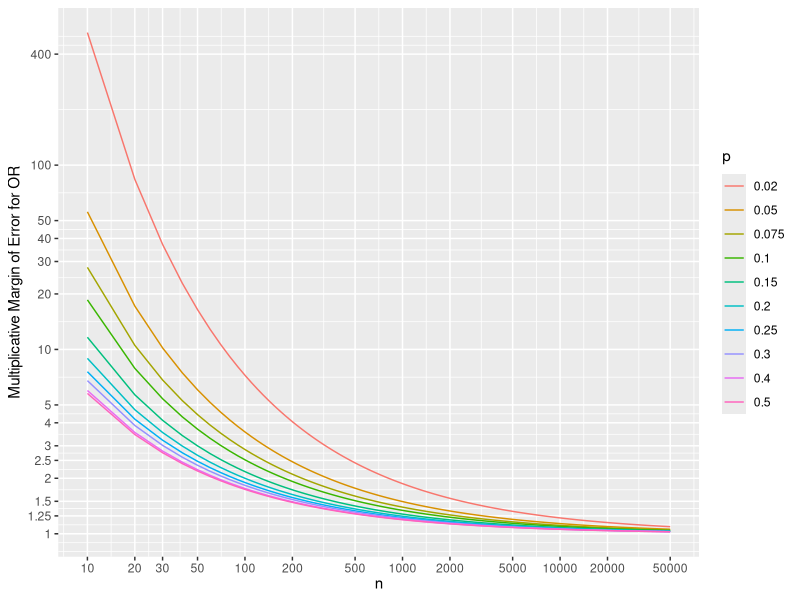

This figure's R source:
## ----echo=FALSE----------------------------------------------------------
require(Hmisc)
knitrSet('prop')

## ----ptwo----------------------------------------------------------------
n1 <- 3220;     n2 <- 10245
p1 <- 683 / n1; p2 <- 1498 / n2
pp <- (n1 * p1 + n2 * p2) / (n1 + n2)
se <- sqrt(pp * (1 - pp) * (1 / n1 + 1 / n2))
z  <- (p1 - p2) / se
pval <- 2 * (1 - pnorm(abs(z)))
round(c(p1=p1, p2=p2, pooled=pp, se=se, z=z, pval=pval), 4)

## ----pearsonchi----------------------------------------------------------
x <- matrix(c(2537, 8747, 683, 1498), nrow=2, byrow=TRUE)
x
chisq.test(x, correct=FALSE)
# Also compute more accurate P-value based on 1M Monte-Carlo simulations
chisq.test(x, correct=FALSE, simulate.p.value=TRUE, B=1e6)

## ----bpower--------------------------------------------------------------
require(Hmisc)
bpower(.5, .7, n1=100, n2=100)

## ----bsamsize------------------------------------------------------------
bsamsize(.0015, 0.8 * .0015, alpha=0.05, power=0.8)

## ----moeprop-------------------------------------------------------------
diff <- .05
qnorm(.975)^2 / 2 / (diff ^ 2)

## ----mmeor,w=7,h=6,cap='Multiplicative margin of error related to 0.95 confidence limits of an odds ratio, for varying $n$ and $p$ (different curves), assuming the unknown true probability in each group is no lower than $p$',scap='Multiplicative margin of error for odds ratios'----
require(ggplot2)
d <- expand.grid(n=c(seq(10, 1000, by=10), seq(1100, 50000, by=100)),
                 p=c(.02, .05, .075, .1, .15, .2, .25, .3, .4, .5))
d$selor <- with(d, sqrt(2 / (p * (1 - p) * n)))
d$mmoe  <- with(d, exp(qnorm(0.975) * selor))
mb <- c(1, 1.25, 1.5, 2, 2.5, 3, 4, 5, 10, 20, 30, 40, 50, 100, 400)
ggplot(aes(x=n, y=mmoe, color=factor(p)), data=d) +   # Fig. (*\ref{fig:prop-mmeor}*)
  geom_line() +
  scale_x_log10(breaks=c(10,20,30,50,100,200,500,1000,2000,5000,10000,
                  20000,50000)) +
  scale_y_log10(breaks=mb, labels=as.character(mb)) +
  xlab(expression(n)) + ylab('Multiplicative Margin of Error for OR') +
  guides(color=guide_legend(title=expression(p)))

## ----surgss--------------------------------------------------------------
round(bsamsize(.3, .1, fraction=1/11, power=.9))
round(bsamsize(.4, .2, fraction=1/11, power=.9))
round(bsamsize(.7, .9, fraction=1/11, power=.9))

## ----surgdata------------------------------------------------------------
n1 <- 25;     n2 <- 111
p1 <- 6 / n1; p2 <- 11 / n2
or <- p1 / (1 - p1) / (p2 / (1 - p2))
or
# Standard error of log odds ratio:
selor <- sqrt(1 / (n1 * p1 * (1 - p1)) + 1 / (n2 * p2 * (1 - p2)))
# Get 0.95 confidence limits
cls <- exp(log(or) + c(-1, 1) * qnorm(0.975) * selor)
cls
tcls <- paste0(round(or, 2), ' (0.95 CI: [', round(cls[1], 2),
               ', ', round(cls[2], 2), '])')
# Multiplying a constant by the vector -1, 1 does +/-
x <- matrix(c(6, 19, 11, 100), nrow=2, byrow=TRUE)
x
chisq.test(x, correct=FALSE)

## ----fet-----------------------------------------------------------------
fisher.test(x)
